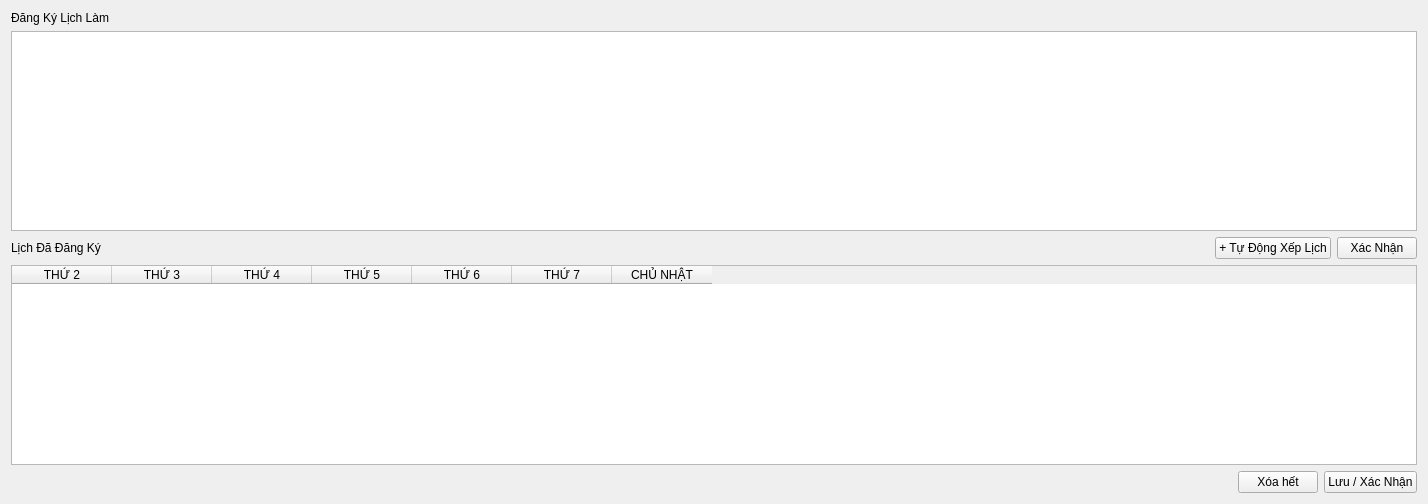
<?xml version="1.0" encoding="UTF-8"?>
<ui version="4.0">
 <class>Schedule_View</class>
 <widget class="QWidget" name="Schedule_View">
  <property name="geometry">
   <rect>
    <x>0</x>
    <y>0</y>
    <width>1428</width>
    <height>504</height>
   </rect>
  </property>
  <property name="windowTitle">
   <string>Form</string>
  </property>
  <layout class="QVBoxLayout" name="verticalLayout">
   <item>
    <widget class="QLabel" name="DangKyLich">
     <property name="text">
      <string>Đăng Ký Lịch Làm</string>
     </property>
    </widget>
   </item>
   <item>
    <widget class="QFrame" name="frameDangKyContainer">
     <property name="frameShape">
      <enum>QFrame::NoFrame</enum>
     </property>
     <property name="frameShadow">
      <enum>QFrame::Raised</enum>
     </property>
     <layout class="QVBoxLayout" name="frameDangKyLayout">
      <property name="spacing">
       <number>0</number>
      </property>
      <property name="leftMargin">
       <number>0</number>
      </property>
      <property name="topMargin">
       <number>0</number>
      </property>
      <property name="rightMargin">
       <number>0</number>
      </property>
      <property name="bottomMargin">
       <number>0</number>
      </property>
      <item>
       <widget class="QTableWidget" name="tableInteractiveGrid">
        <property name="selectionMode">
         <enum>QAbstractItemView::MultiSelection</enum>
        </property>
        <property name="editTriggers">
         <set>QAbstractItemView::NoEditTriggers</set>
        </property>
       </widget>
      </item>
     </layout>
    </widget>
   </item>
   <item>
    <layout class="QHBoxLayout" name="headerLayout">
     <item>
      <widget class="QLabel" name="XacNhanLich">
       <property name="text">
        <string>Lịch Đã Đăng Ký</string>
       </property>
      </widget>
     </item>
     <item>
      <spacer name="headerSpacer">
       <property name="orientation">
        <enum>Qt::Orientation::Horizontal</enum>
       </property>
       <property name="sizeHint" stdset="0">
        <size>
         <width>40</width>
         <height>20</height>
        </size>
       </property>
      </spacer>
     </item>
     <item>
      <widget class="QPushButton" name="btnGenSchedule">
       <property name="text">
        <string>+ Tự Động Xếp Lịch</string>
       </property>
       <property name="cursor">
        <cursorShape>PointingHandCursor</cursorShape>
       </property>
      </widget>
     </item>
     <item>
      <widget class="QPushButton" name="btnConfirm">
       <property name="text">
        <string>Xác Nhận</string>
       </property>
       <property name="cursor">
        <cursorShape>PointingHandCursor</cursorShape>
       </property>
      </widget>
     </item>
    </layout>
   </item>
   <item>
    <widget class="QFrame" name="frameTableContainer">
     <property name="frameShape">
      <enum>QFrame::NoFrame</enum>
     </property>
     <property name="frameShadow">
      <enum>QFrame::Raised</enum>
     </property>
     <layout class="QVBoxLayout" name="frameLayout">
      <property name="spacing">
       <number>0</number>
      </property>
      <property name="leftMargin">
       <number>0</number>
      </property>
      <property name="topMargin">
       <number>0</number>
      </property>
      <property name="rightMargin">
       <number>0</number>
      </property>
      <property name="bottomMargin">
       <number>0</number>
      </property>
      <item>
       <widget class="QTableWidget" name="tableSum">
        <column>
         <property name="text">
          <string>THỨ 2</string>
         </property>
        </column>
        <column>
         <property name="text">
          <string>THỨ 3</string>
         </property>
        </column>
        <column>
         <property name="text">
          <string>THỨ 4</string>
         </property>
        </column>
        <column>
         <property name="text">
          <string>THỨ 5</string>
         </property>
        </column>
        <column>
         <property name="text">
          <string>THỨ 6</string>
         </property>
        </column>
        <column>
         <property name="text">
          <string>THỨ 7</string>
         </property>
        </column>
        <column>
         <property name="text">
          <string>CHỦ NHẬT</string>
         </property>
        </column>
       </widget>
      </item>
     </layout>
    </widget>
   </item>
   <item>
    <layout class="QHBoxLayout" name="horizontalLayout_2">
     <item>
      <spacer name="horizontalSpacer_2">
       <property name="orientation">
        <enum>Qt::Orientation::Horizontal</enum>
       </property>
       <property name="sizeHint" stdset="0">
        <size>
         <width>40</width>
         <height>20</height>
        </size>
       </property>
      </spacer>
     </item>
     <item>
      <widget class="QPushButton" name="buttonClearPending">
       <property name="text">
        <string>Xóa hết</string>
       </property>
      </widget>
     </item>
     <item>
      <widget class="QPushButton" name="buttonLuu">
       <property name="text">
        <string>Lưu / Xác Nhận</string>
       </property>
      </widget>
     </item>
    </layout>
   </item>
  </layout>
 </widget>
 <resources/>
 <connections/>
</ui>
